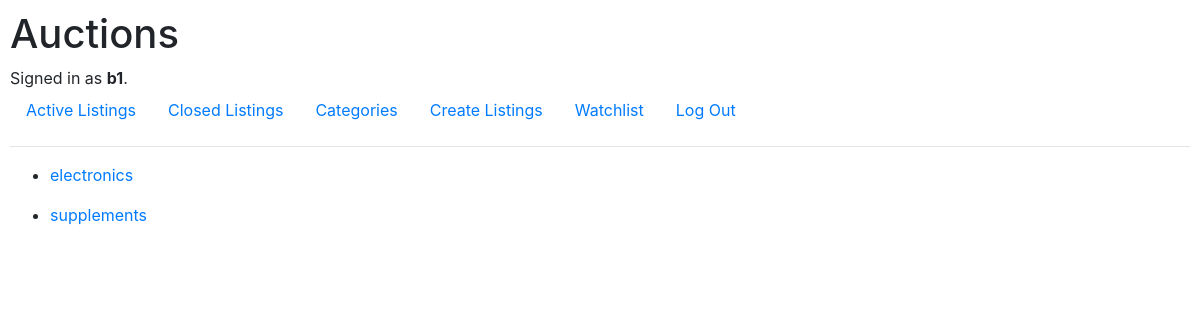
Page /categories (signed in) on the committed database.
### auctions/models.py (models this page shows, shortened)
class User(AbstractUser):
    pass

class Listing(models.Model):
    title = models.CharField(max_length=50)
    Category = models.CharField(max_length=50, default="appliances")
    description = models.CharField(max_length=500)
    url = models.URLField(max_length=5000, blank=True, null=True)
    startingbid = models.IntegerField(max_length=50)
    active = models.BooleanField(default=True)

### auctions/views.py (the view)
# urls.py: path("categories", views.Categories, name="cat"),
def Categories(request):
    all = Listing.objects.all()
    category = [items.Category for items in all]
    category1 = list(set(category))
    return render(request, "auctions/categories.html",
                  {'items': category1}
                )

### auctions/templates/auctions/categories.html
{% extends "auctions/layout.html" %}
{% block body %}
    {% for item in items %}
        <ul><li><a href="{% url 'category' item %}">{{item|lower}}</a></li></ul>
    {% endfor %}
{% endblock %}

### auctions/templates/auctions/layout.html (shortened to what this page needs)
{% load static %}
<!DOCTYPE html>
<html lang="en">
    <head>
        <link rel="stylesheet" href="https://stackpath.bootstrapcdn.com/bootstrap/4.4.1/css/bootstrap.min.css">
        <link href="{% static 'auctions/styles.css' %}" rel="stylesheet">
    </head>
    <body>
        <h1>Auctions</h1>
        <div>
            {% if user.is_authenticated %}
                Signed in as <strong>{{ user.username }}</strong>.
            {% else %}
                Not signed in.
            {% endif %}
        </div>
        <ul class="nav">
            <li class="nav-item">
                <a class="nav-link" href="{% url 'index' %}">Active Listings</a>
            </li>
            <li class="nav-item">
                <a class="nav-link" href="{% url 'closed' %}">Closed Listings</a>
            </li>
            <li class="nav-item">
                <a class="nav-link" href="{% url 'cat' %}">Categories</a>
            </li>
            {% if user.is_authenticated %}
                <li class="nav-item">
                    <a class="nav-link" href="{% url 'create' %}">Create Listings</a>
                </li>
                <li class="nav-item">
                    <a class="nav-link" href="{% url 'watch' %}">Watchlist</a>
                </li>
                <li class="nav-item">
                    <a class="nav-link" href="{% url 'logout' %}">Log Out</a>
                </li>
            {% endif %}
        </ul>
        <hr>
        {% block body %}
        {% endblock %}
    </body>
</html>

### auctions/static/auctions/styles.css (style rules this page uses)
body { padding: 10px; }

### rows in the picture
User: username "b1"
Listing: items "electronics"
Listing: items "supplements"
